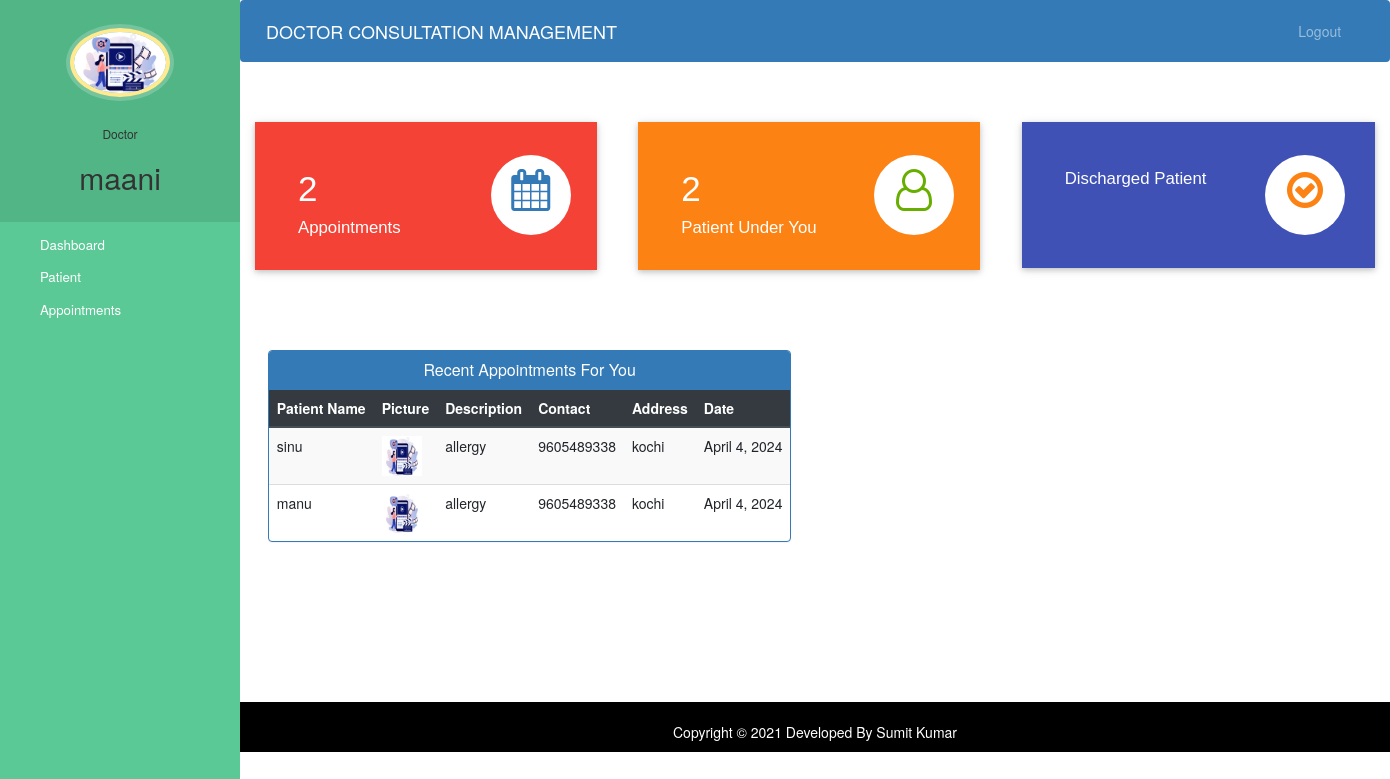
/doctor-dashboard (signed in), run on the app's committed database.
### hospital/models.py (models this page shows, shortened)
class Doctor(models.Model):
    user=models.OneToOneField(User,on_delete=models.CASCADE)
    profile_pic= models.ImageField(upload_to='profile_pic/DoctorProfilePic/',null=True,blank=True)
    address = models.CharField(max_length=40)
    mobile = models.CharField(max_length=20,null=True)
    department= models.CharField(max_length=50,choices=departments,default='Cardiologist')
    status=models.BooleanField(default=False)

class Appointment(models.Model):
    patientId=models.PositiveIntegerField(null=True)
    doctorId=models.PositiveIntegerField(null=True)
    patientName=models.CharField(max_length=40,null=True)
    doctorName=models.CharField(max_length=40,null=True)
    appointmentDate=models.DateField(auto_now=True)
    description=models.TextField(max_length=500)
    status=models.BooleanField(default=False)

class Patient(models.Model):
    user=models.OneToOneField(User,on_delete=models.CASCADE)
    profile_pic= models.ImageField(upload_to='profile_pic/PatientProfilePic/',null=True,blank=True)
    address = models.CharField(max_length=40)
    mobile = models.CharField(max_length=20,null=False)
    symptoms = models.CharField(max_length=100,null=False)
    assignedDoctorId = models.PositiveIntegerField(null=True)
    admitDate=models.DateField(auto_now=True)
    status=models.BooleanField(default=False)

### hospital/views.py (the view)
# urls.py: path('doctor-dashboard', views.doctor_dashboard_view,name='doctor-dashboard'),
@login_required(login_url='doctorlogin')
@user_passes_test(is_doctor)
def doctor_dashboard_view(request):
    patientcount=models.Patient.objects.all().filter(status=True,assignedDoctorId=request.user.id).count()
    appointmentcount=models.Appointment.objects.all().filter(status=True,doctorId=request.user.id).count()
    appointments=models.Appointment.objects.all().filter(status=True,doctorId=request.user.id).order_by('-id')
    patientid=[]
    for a in appointments:
        patientid.append(a.patientId)
    patients=models.Patient.objects.all().filter(status=True,user_id__in=patientid).order_by('-id')
    appointments=zip(appointments,patients)
    mydict={
    'patientcount':patientcount,
    'appointmentcount':appointmentcount,
    'appointments':appointments,
    'doctor':models.Doctor.objects.get(user_id=request.user.id), #for profile picture of doctor in sidebar
    }
    return render(request,'hospital/doctor_dashboard.html',context=mydict)

### hospital/views.py (called while the page is built)
def is_doctor(user):
    return user.groups.filter(name='DOCTOR').exists()

### hospital/templates/hospital/doctor_dashboard.html
{% extends 'hospital/doctor_base.html' %}
{% load static %}
{% block content %}
{%include 'hospital/doctor_dashboard_cards.html'%}
<br><br><br><br>
<div class="container">
  <div class="row">
    <div class="panel panel-primary" style="margin-left:2%;">
      <div class="panel-heading" style="text-align:center;">
        <h6 class="panel-title">Recent Appointments For You</h6>
      </div>
      <table class="table table-hover table-striped" id="dev-table">
        <thead class="thead-dark">
          <tr>
            <th>Patient Name</th>
            <th>Picture</th>
            <th>Description</th>
            <th>Contact</th>
            <th>Address</th>
            <th>Date</th>
          </tr>
        </thead>
        {% for a,p in appointments %}
        <tr>
          <td>{{a.patientName}}</td>
          <td> <img src="{% static p.profile_pic.url %}" alt="Profile Pic" height="40px" width="40px" /></td>
          <td>{{a.description}}</td>
          <td>{{p.mobile}}</td>
          <td>{{p.address}}</td>
          <td>{{a.appointmentDate}}</td>
        </tr>
        {% endfor %}
      </table>
    </div>
  </div>
</div>
{% endblock content %}

### hospital/templates/hospital/doctor_base.html (shortened to what this page needs)
<!DOCTYPE html>
{% load static %}
<html lang="en">
<head>
  <link rel="stylesheet" href="https://stackpath.bootstrapcdn.com/bootstrap/4.3.1/css/bootstrap.min.css">
  <link rel="stylesheet" href="https://maxcdn.bootstrapcdn.com/font-awesome/4.7.0/css/font-awesome.min.css">
</head>
<body>
  <nav class="menu" tabindex="0">
    <header class="avatar">
      <img src="{% static doctor.profile_pic.url %}" alt="Profile Pic" />
      <br><br>
      <h6>Doctor</h6>
      <h2>{{request.user.first_name}}</h2>
    </header>
    <ul>
      <li tabindex="0" class="icon-dashboard"> <a style="color:white; text-decoration:none;" href="/doctor-dashboard"><span>Dashboard</span></a> </li>
      <li tabindex="0" class="icon-users"> <a style="color:white; text-decoration:none;" href="/doctor-patient"><span>Patient</span></a></li>
      <li tabindex="0" class="icon-calendar"> <a style="color:white; text-decoration:none;" href="/doctor-appointment"><span>Appointments</span></a></li>
    </ul>
  </nav>
  <main>
    <div class="bs-example">
      <nav class="navbar navbar-expand-md  navbar-dark fixed-top" style="background:#337AB7;">
        <a href="/doctor-dashboard" class="navbar-brand">DOCTOR CONSULTATION MANAGEMENT</a>
        <div class="collapse navbar-collapse justify-content-between" id="navbarCollapse">
          <div class="navbar-nav" style=" margin-left: 90%;">
            <a href="/logout" class="nav-item nav-link">Logout</a>
          </div>
        </div>
      </nav>
    </div>
    <br><br>
    {% block content %}
    {% endblock content %}
    <br><br><br><br><br><br><br>
    <footer>
      <br>
      <div class="container">
        <div class="row">
          <div class="col-md-12 col-sm-12">
            <div style="color:#ffffff;" class="wow fadeInUp footer-copyright">
              <p>
                Copyright &copy; 2021 Developed By Sumit Kumar </p>
            </div>
          </div>
        </div>
      </div>
    </footer>
  </main>
</body>
</html>

### hospital/templates/hospital/doctor_dashboard_cards.html (shortened to what this page needs)
<!DOCTYPE html>
<html lang="en" dir="ltr">
<head>
  <link rel="stylesheet" href="https://maxcdn.bootstrapcdn.com/bootstrap/3.4.1/css/bootstrap.min.css">
  <link rel="stylesheet" href="https://cdnjs.cloudflare.com/ajax/libs/font-awesome/4.7.0/css/font-awesome.min.css">
</head>
<body>
  <div class="market-updates">
    <div class="col-md-4 market-update-gd">
      <div class="market-update-block clr-block-1">
        <div class="col-md-8 market-update-left">
          <h3>{{appointmentcount}}</h3>
          <h4>Appointments</h4>
        </div>
        <div class="col-md-4 market-update-right">
          <i class="fa fa-calendar"> </i>
        </div>
        <div class="clearfix"> </div>
      </div>
    </div>
    <div class="col-md-4 market-update-gd">
      <div class="market-update-block clr-block-2">
        <div class="col-md-8 market-update-left">
          <h3>{{patientcount}}</h3>
          <h4>Patient Under You</h4>
        </div>
        <div class="col-md-4 market-update-right">
          <i class="fa fa-user-o"></i>
        </div>
        <div class="clearfix"> </div>
      </div>
    </div>
    <div class="col-md-4 market-update-gd">
      <div class="market-update-block clr-block-3">
        <div class="col-md-8 market-update-left">
          <h4>Discharged Patient</h4>
        </div>
        <div class="col-md-4 market-update-right">
          <i class="fa fa-check-circle-o" aria-hidden="true"></i>
        </div>
        <div class="clearfix"> </div>
      </div>
    </div>
  </div>
</body>
</html>

### hospital/templates/hospital/doctor_base.html (style rules this page uses)
a:link { text-decoration: none; }
a { color: white; }
footer { padding: 0px 0px 0px 0px; background-color: black; margin: 0px; }
.fa { font-size: 23px; width: 60px; text-align: center; text-decoration: none; margin: 5px 2px; border-radius: 50%; }
p { text-align: center; }
body { padding-left: 240px; }
main { position: relative; height: 100vh; }
.menu { background: #5bc995; height: 100vh; width: 240px; position: fixed; top: 0px; left: 0; z-index: 5; outline: none; }
.menu .avatar { background: rgba(0, 0, 0, 0.1); padding: 2em 0.5em; text-align: center; }
.menu .avatar img { width: 100px; border-radius: 50%; overflow: hidden; border: 4px solid #ffea92; box-shadow: 0 0 0 4px rgba(255, 255, 255, 0.2); }
.menu .avatar h2 { font-weight: normal; margin-bottom: 0; }
.menu ul { list-style: none; padding: 0.5em 0; margin: 0; }
.menu ul li { padding: 0.5em 1em 0.5em 3em; font-size: 0.95em; font-weight: regular; background-repeat: no-repeat; background-position: left 15px center; background-size: auto 20px; transition: all 0.15s linear; cursor: pointer; }
.menu ul li.icon-dashboard { background-image: url("http://www.entypo.com/images//gauge.svg"); }
.menu ul li.icon-users { background-image: url("http://www.entypo.com/images//users.svg"); }
.menu ul li.icon-calendar { background-image: url("http://www.entypo.com/images//calendar.svg"); }

### hospital/templates/hospital/doctor_dashboard_cards.html (style rules this page uses)
.market-update-block { padding: 2em 2em; background: #999; }
.market-update-block h3 { color: #fff; font-size: 2.5em; font-family: 'Carrois Gothic', sans-serif; }
.market-update-block h4 { font-size: 1.2em; color: #fff; margin: 0.3em 0em; font-family: 'Carrois Gothic', sans-serif; }
.market-update-block.clr-block-1 { background: #f44336; margin-right: 0.8em; box-shadow: 0 2px 5px 0 rgba(0, 0, 0, 0.16), 0 2px 10px 0 rgba(0, 0, 0, 0.12); transition: 0.5s all; -webkit-transition: 0.5s all; -moz-transition: 0.5s all; -o-transition: 0.5s all; }
.market-update-block.clr-block-2 { background: #FC8213; margin-right: 0.8em; box-shadow: 0 2px 5px 0 rgba(0, 0, 0, 0.16), 0 2px 10px 0 rgba(0, 0, 0, 0.12); transition: 0.5s all; -webkit-transition: 0.5s all; -moz-transition: 0.5s all; -o-transition: 0.5s all; }
.market-update-block.clr-block-3 { background: #3f51b5; box-shadow: 0 2px 5px 0 rgba(0, 0, 0, 0.16), 0 2px 10px 0 rgba(0, 0, 0, 0.12); transition: 0.5s all; -webkit-transition: 0.5s all; -moz-transition: 0.5s all; -o-transition: 0.5s all; }
.market-update-right i.fa.fa-user-o { font-size: 3em; color: #68AE00; width: 80px; height: 80px; background: #fff; text-align: center; border-radius: 49px; -webkit-border-radius: 49px; -moz-border-radius: 49px; -o-border-radius: 49px; line-height: 1.7em; }
.market-update-right i.fa.fa-check-circle-o { font-size: 3em; color: #FC8213; width: 80px; height: 80px; background: #fff; text-align: center; border-radius: 49px; -webkit-border-radius: 49px; -moz-border-radius: 49px; -o-border-radius: 49px; line-height: 1.7em; }
.market-update-right i.fa.fa-calendar { font-size: 3em; color: #337AB7; width: 80px; height: 80px; background: #fff; text-align: center; border-radius: 49px; -webkit-border-radius: 49px; -moz-border-radius: 49px; -o-border-radius: 49px; line-height: 1.7em; }
.market-update-left { padding: 0px; }

### data on the page
Doctor: profile_pic (picture)
Appointment: patientName "sinu", profile_pic (picture), description "allergy", mobile "9605489338", address "kochi", appointmentDate "April 4, 2024"
Appointment: patientName "manu", profile_pic (picture), description "allergy", mobile "9605489338", address "kochi", appointmentDate "April 4, 2024"

### other printed values
{{ request.user.first_name }} "maani"
{{ appointmentcount }} "2"
{{ patientcount }} "2"
